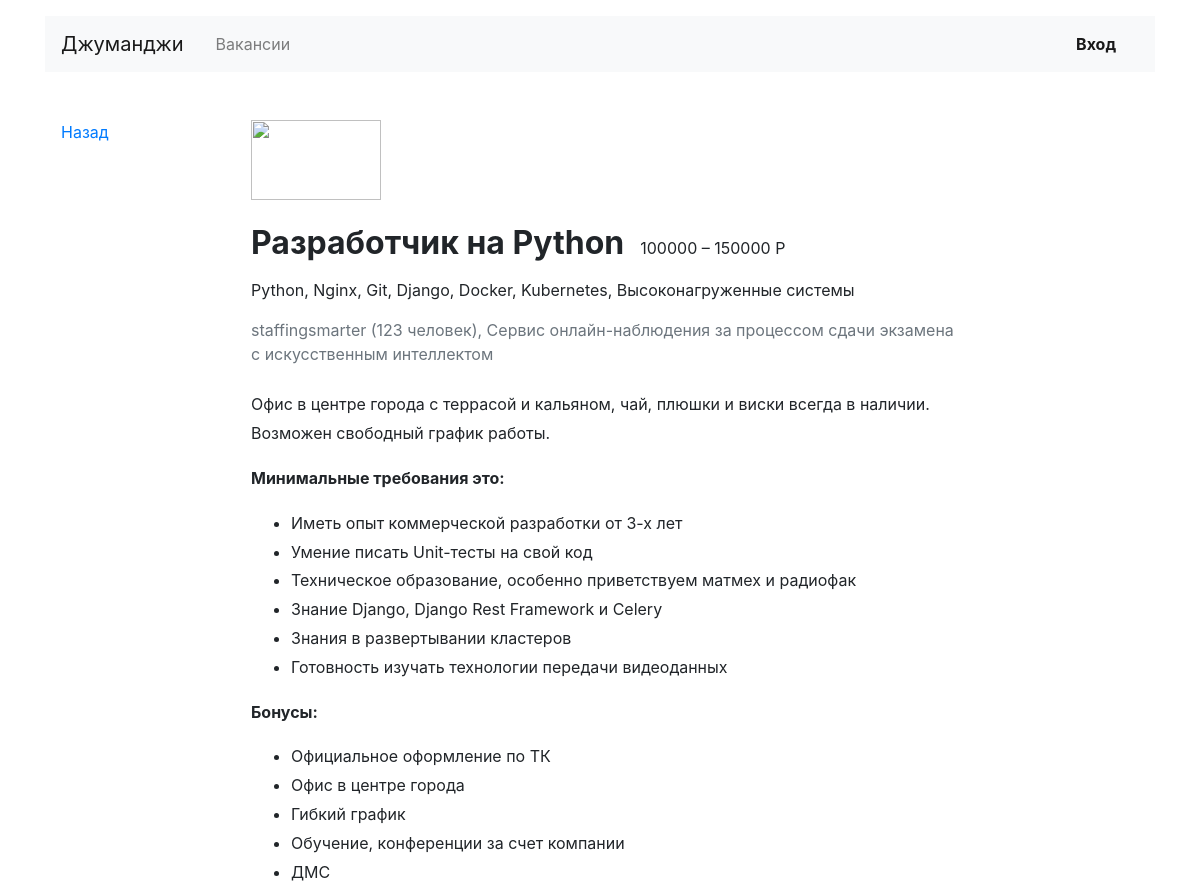
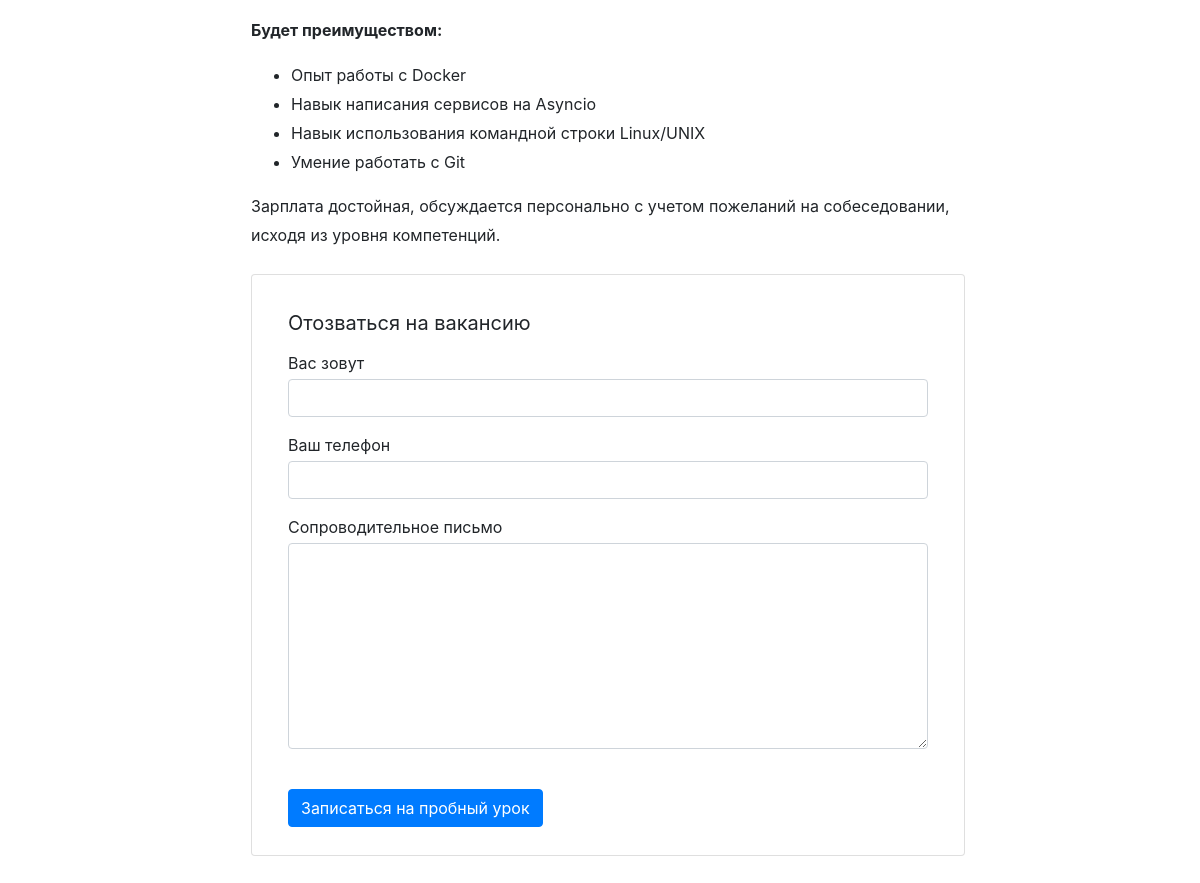
The page /vacancies/1/ on the database its author committed (2 pictures, top to bottom).
### vacancies/models.py (models this page shows)
class Vacancy(models.Model):
    title = models.CharField(max_length=64)
    specialty = models.ForeignKey(Specialty, on_delete=models.CASCADE, related_name="vacancies")
    company = models.ForeignKey(Company, on_delete=models.CASCADE, related_name="vacancies")
    skills = models.TextField()
    description = models.TextField()
    salary_min = models.IntegerField()
    salary_max = models.IntegerField()
    published_at = models.DateField()

class Company(models.Model):
    name = models.CharField(max_length=64)
    location = models.CharField(max_length=32)
    logo = models.URLField(default='https://place-hold.it/100x60')
    description = models.TextField()
    employee_count = models.IntegerField()

### vacancies/views.py (the view)
# urls.py: path('vacancies/<int:id>/', vacancies_views.vacancy_view, name='vac_by_id'),
def vacancy_view(request, id):
    try:
        context_dict = {
            'vacancy': Vacancy.objects.get(id=id),
        }
        return render(request, 'vacancy.html', context=context_dict)
    except Vacancy.DoesNotExist:
        return HttpResponseNotFound('Вакансия с указанным идентификатором не найдена!')

### vacancies/templates/vacancy.html
{% extends 'base.html' %}
  {% block content %}
  <main class="container mt-3 pb-5">
    <div class="row mt-5">
      <div class="col-12 col-lg-2">
        <div class="pl-3 mb-5">
          <p><a href="#">Назад</a></p>
        </div>
      </div>
      <div class="col-12 col-lg-8">
        <section class="pl-3">
          <a href="#"><img src="https://place-hold.it/130x80" width="130" height="80" alt=""></a>
          <div class="d-flex align-items-baseline align-content-baseline">
            <h1 class="h2 mt-4 font-weight-bold" >{{ vacancy.title }}</h1>
            <p class="m-0 pl-3">{{ vacancy.salary_min }} – {{ vacancy.salary_max }} Р</p>
          </div>
          <p class="mt-2">{{ vacancy.skills }}</p>
          <p class="text-muted mb-4">{{ vacancy.company.name }} ({{ vacancy.company.employee_count }} человек), {{ vacancy.company.description }}</p>
          <div style="line-height: 1.8;">{{ vacancy.description|safe  }}</div>
          <form action="/echo" class="card mt-4 mb-3" enctype="multipart/form-data">
            <div class="card-body mx-3">
              <p class="h5 mt-3 font-weight-normal">Отозваться на вакансию</p>
              <div class="form-group">
                <label class="mb-1 mt-2" for="userName">Вас зовут</label>
                <input class="form-control" type="text" placeholder="" id="userName">
              </div>
              <div class="form-group">
                <label class="mb-1" for="userPhone">Ваш телефон</label>
                <input class="form-control" type="tel" placeholder="" id="userPhone">
              </div>
              <div class="form-group">
                <label class="mb-1" for="userMsg" >Сопроводительное письмо</label>
                <textarea class="form-control" rows="8" id="userMsg"></textarea>
              </div>
              <input type="submit" class="btn btn-primary mt-4 mb-2" value="Записаться на пробный урок">
            </div>
          </form>
        </section>
      </div>
    </div>
  </main>
  {% endblock content %}

### vacancies/templates/base.html (shortened to what this page needs)
<!DOCTYPE html>
<html lang="ru">
<head>
  <link rel="stylesheet" href="https://stackpath.bootstrapcdn.com/bootstrap/4.3.1/css/bootstrap.min.css">
</head>
<body>
  <header class="container mt-3">
    <nav class="navbar navbar-expand-lg navbar-light bg-light">
      <a class="navbar-brand mr-4" href="{% url 'main' %}">Джуманджи</a>
      <div class="collapse navbar-collapse justify-content-between" id="navbarNav">
        <ul class="navbar-nav col-10">
          <li class="nav-item">
            <a class="nav-link" href="{% url 'vacancy_all' %}">Вакансии</a>
          </li>
        </ul>
        <ul class="navbar-nav col-2 justify-content-end">
          <li class="nav-item active">
            <a href="#" class="nav-link font-weight-bold">Вход</a>
          </li>
        </ul>
      </div>
    </nav>
  </header>
  {% block content %}
  {% endblock content %}
</body>

### rows shown on the page
Vacancy: title "Разработчик на Python", salary_min "100000", salary_max "150000", skills "Python, Nginx, Git, Django, Docker, Kubernetes, Высоконагруженные системы", company.name "staffingsmarter", company.employee_count "123", company.description "Сервис онлайн-наблюдения за процессом сдачи экзамена с искусственным интеллектом", description "Офис в центре города с террасой и кальяном, чай, плюшки и виски всегда в наличии. Возможен свободный график работы. Минимальные требования это: Иметь опыт коммерческой разработки от 3-х лет Умение писать Unit-тесты на свой код Техническое образование, особенно приветствуем матмех и радиофак Знание Django, Django Rest Framework и Celery Знания в развертывании кластеров Готовность изучать технологии передачи видеоданных Бонусы: Официальное оформление по ТК Офис в центре города Гибкий график Обучение, конференции за счет компании ДМС Будет преимуществом: Опыт работы с Docker Навык написания сервисов на Asyncio Навык использования командной строки Linux/UNIX Умение работать с Git Зарплата…"
